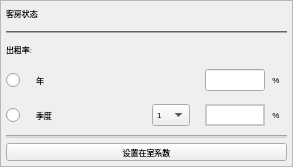
          <widget class="QFrame" name="frame_2">
           <property name="minimumSize">
            <size>
             <width>240</width>
             <height>0</height>
            </size>
           </property>
           <property name="styleSheet">
            <string notr="true"/>
           </property>
           <property name="frameShape">
            <enum>QFrame::StyledPanel</enum>
           </property>
           <property name="frameShadow">
            <enum>QFrame::Raised</enum>
           </property>
           <layout class="QVBoxLayout" name="verticalLayout_2" stretch="4,0,3,3,3,0,3">
            <property name="spacing">
             <number>5</number>
            </property>
            <property name="leftMargin">
             <number>5</number>
            </property>
            <property name="topMargin">
             <number>0</number>
            </property>
            <property name="rightMargin">
             <number>5</number>
            </property>
            <property name="bottomMargin">
             <number>5</number>
            </property>
            <item>
             <widget class="QLabel" name="lab_sec2_title">
              <property name="minimumSize">
               <size>
                <width>0</width>
                <height>22</height>
               </size>
              </property>
              <property name="font">
               <font>
                <pointsize>6</pointsize>
               </font>
              </property>
              <property name="styleSheet">
               <string notr="true"/>
              </property>
              <property name="text">
               <string>&lt;html&gt;&lt;head/&gt;&lt;body&gt;&lt;p&gt;客房状态&lt;/p&gt;&lt;/body&gt;&lt;/html&gt;</string>
              </property>
             </widget>
            </item>
            <item>
             <widget class="Line" name="line_sec2_1">
              <property name="minimumSize">
               <size>
                <width>0</width>
                <height>2</height>
               </size>
              </property>
              <property name="maximumSize">
               <size>
                <width>16777215</width>
                <height>2</height>
               </size>
              </property>
              <property name="styleSheet">
               <string notr="true">background-color: #969696;</string>
              </property>
              <property name="orientation">
               <enum>Qt::Horizontal</enum>
              </property>
             </widget>
            </item>
            <item>
             <widget class="QLabel" name="lab_sec2_rentRate">
              <property name="sizePolicy">
               <sizepolicy hsizetype="Preferred" vsizetype="Preferred">
                <horstretch>0</horstretch>
                <verstretch>0</verstretch>
               </sizepolicy>
              </property>
              <property name="minimumSize">
               <size>
                <width>0</width>
                <height>22</height>
               </size>
              </property>
              <property name="font">
               <font>
                <pointsize>6</pointsize>
               </font>
              </property>
              <property name="text">
               <string>出租率:</string>
              </property>
             </widget>
            </item>
            <item>
             <layout class="QHBoxLayout" name="horizontalLayout_10" stretch="0,4,1,0">
              <property name="spacing">
               <number>0</number>
              </property>
              <item>
               <widget class="QRadioButton" name="radioButton_sec2_year">
                <property name="sizePolicy">
                 <sizepolicy hsizetype="Preferred" vsizetype="Fixed">
                  <horstretch>0</horstretch>
                  <verstretch>0</verstretch>
                 </sizepolicy>
                </property>
                <property name="minimumSize">
                 <size>
                  <width>30</width>
                  <height>30</height>
                 </size>
                </property>
                <property name="font">
                 <font>
                  <pointsize>6</pointsize>
                 </font>
                </property>
                <property name="text">
                 <string/>
                </property>
                <property name="iconSize">
                 <size>
                  <width>22</width>
                  <height>22</height>
                 </size>
                </property>
                <attribute name="buttonGroup">
                 <string notr="true">btng_sec2_rentRateType</string>
                </attribute>
               </widget>
              </item>
              <item>
               <widget class="QLabel" name="lab_sec2_year">
                <property name="sizePolicy">
                 <sizepolicy hsizetype="Expanding" vsizetype="Preferred">
                  <horstretch>0</horstretch>
                  <verstretch>0</verstretch>
                 </sizepolicy>
                </property>
                <property name="minimumSize">
                 <size>
                  <width>0</width>
                  <height>22</height>
                 </size>
                </property>
                <property name="font">
                 <font>
                  <pointsize>6</pointsize>
                 </font>
                </property>
                <property name="text">
                 <string>年</string>
                </property>
                <property name="alignment">
                 <set>Qt::AlignLeading|Qt::AlignLeft|Qt::AlignVCenter</set>
                </property>
               </widget>
              </item>
              <item>
               <widget class="QLineEdit" name="edit_sec2_year">
                <property name="sizePolicy">
                 <sizepolicy hsizetype="Preferred" vsizetype="Fixed">
                  <horstretch>0</horstretch>
                  <verstretch>0</verstretch>
                 </sizepolicy>
                </property>
                <property name="minimumSize">
                 <size>
                  <width>60</width>
                  <height>22</height>
                 </size>
                </property>
                <property name="maximumSize">
                 <size>
                  <width>100</width>
                  <height>16777215</height>
                 </size>
                </property>
                <property name="font">
                 <font>
                  <pointsize>6</pointsize>
                 </font>
                </property>
                <property name="layoutDirection">
                 <enum>Qt::RightToLeft</enum>
                </property>
                <property name="styleSheet">
                 <string notr="true"/>
                </property>
                <property name="text">
                 <string/>
                </property>
               </widget>
              </item>
              <item>
               <widget class="QLabel" name="lab_sec2_percent1">
                <property name="minimumSize">
                 <size>
                  <width>22</width>
                  <height>22</height>
                 </size>
                </property>
                <property name="font">
                 <font>
                  <pointsize>6</pointsize>
                 </font>
                </property>
                <property name="text">
                 <string>&lt;html&gt;&lt;head/&gt;&lt;body&gt;&lt;p align=&quot;center&quot;&gt;%&lt;/p&gt;&lt;/body&gt;&lt;/html&gt;</string>
                </property>
               </widget>
              </item>
             </layout>
            </item>
            <item>
             <layout class="QHBoxLayout" name="horizontalLayout_11" stretch="0,3,1,0,1,0">
              <property name="spacing">
               <number>0</number>
              </property>
              <item>
               <widget class="QRadioButton" name="radioButton_sec2_quarter">
                <property name="sizePolicy">
                 <sizepolicy hsizetype="Preferred" vsizetype="Fixed">
                  <horstretch>0</horstretch>
                  <verstretch>0</verstretch>
                 </sizepolicy>
                </property>
                <property name="minimumSize">
                 <size>
                  <width>30</width>
                  <height>30</height>
                 </size>
                </property>
                <property name="font">
                 <font>
                  <pointsize>6</pointsize>
                 </font>
                </property>
                <property name="text">
                 <string/>
                </property>
                <property name="iconSize">
                 <size>
                  <width>22</width>
                  <height>22</height>
                 </size>
                </property>
                <attribute name="buttonGroup">
                 <string notr="true">btng_sec2_rentRateType</string>
                </attribute>
               </widget>
              </item>
              <item>
               <widget class="QLabel" name="lab_sec2_quarter">
                <property name="minimumSize">
                 <size>
                  <width>100</width>
                  <height>30</height>
                 </size>
                </property>
                <property name="font">
                 <font>
                  <pointsize>6</pointsize>
                 </font>
                </property>
                <property name="text">
                 <string>季度</string>
                </property>
                <property name="alignment">
                 <set>Qt::AlignLeading|Qt::AlignLeft|Qt::AlignVCenter</set>
                </property>
                <property name="wordWrap">
                 <bool>true</bool>
                </property>
               </widget>
              </item>
              <item>
               <widget class="QComboBox" name="comboBox_sec2_quarter">
                <property name="minimumSize">
                 <size>
                  <width>38</width>
                  <height>22</height>
                 </size>
                </property>
                <property name="maximumSize">
                 <size>
                  <width>50</width>
                  <height>16777215</height>
                 </size>
                </property>
                <property name="font">
                 <font>
                  <pointsize>6</pointsize>
                 </font>
                </property>
                <property name="styleSheet">
                 <string notr="true"/>
                </property>
                <property name="iconSize">
                 <size>
                  <width>22</width>
                  <height>22</height>
                 </size>
                </property>
                <item>
                 <property name="text">
                  <string>1</string>
                 </property>
                </item>
                <item>
                 <property name="text">
                  <string>2</string>
                 </property>
                </item>
                <item>
                 <property name="text">
                  <string>3</string>
                 </property>
                </item>
                <item>
                 <property name="text">
                  <string>4</string>
                 </property>
                </item>
               </widget>
              </item>
              <item>
               <spacer name="horizontalSpacer_8">
                <property name="orientation">
                 <enum>Qt::Horizontal</enum>
                </property>
                <property name="sizeType">
                 <enum>QSizePolicy::Fixed</enum>
                </property>
                <property name="sizeHint" stdset="0">
                 <size>
                  <width>15</width>
                  <height>20</height>
                 </size>
                </property>
               </spacer>
              </item>
              <item>
               <widget class="QLineEdit" name="edit_sec2_quarter">
                <property name="sizePolicy">
                 <sizepolicy hsizetype="Preferred" vsizetype="Fixed">
                  <horstretch>0</horstretch>
                  <verstretch>0</verstretch>
                 </sizepolicy>
                </property>
                <property name="minimumSize">
                 <size>
                  <width>60</width>
                  <height>22</height>
                 </size>
                </property>
                <property name="maximumSize">
                 <size>
                  <width>100</width>
                  <height>16777215</height>
                 </size>
                </property>
                <property name="font">
                 <font>
                  <pointsize>6</pointsize>
                 </font>
                </property>
                <property name="layoutDirection">
                 <enum>Qt::RightToLeft</enum>
                </property>
                <property name="styleSheet">
                 <string notr="true">border: 2px solid rgb(202, 202, 202);
border-radius: 0;
background-color: rgb(255, 255, 255);</string>
                </property>
                <property name="text">
                 <string/>
                </property>
               </widget>
              </item>
              <item>
               <widget class="QLabel" name="lab_sec2_percent2">
                <property name="minimumSize">
                 <size>
                  <width>22</width>
                  <height>22</height>
                 </size>
                </property>
                <property name="font">
                 <font>
                  <pointsize>6</pointsize>
                 </font>
                </property>
                <property name="text">
                 <string>&lt;html&gt;&lt;head/&gt;&lt;body&gt;&lt;p align=&quot;center&quot;&gt;%&lt;/p&gt;&lt;/body&gt;&lt;/html&gt;</string>
                </property>
               </widget>
              </item>
             </layout>
            </item>
            <item>
             <widget class="Line" name="line_sec2_2">
              <property name="minimumSize">
               <size>
                <width>0</width>
                <height>3</height>
               </size>
              </property>
              <property name="maximumSize">
               <size>
                <width>16777215</width>
                <height>3</height>
               </size>
              </property>
              <property name="styleSheet">
               <string notr="true">background-color: rgba(195, 195, 195, 150);</string>
              </property>
              <property name="orientation">
               <enum>Qt::Horizontal</enum>
              </property>
             </widget>
            </item>
            <item>
             <widget class="QPushButton" name="btn_sec2_inroomrate">
              <property name="minimumSize">
               <size>
                <width>0</width>
                <height>10</height>
               </size>
              </property>
              <property name="maximumSize">
               <size>
                <width>16777215</width>
                <height>50</height>
               </size>
              </property>
              <property name="font">
               <font>
                <pointsize>6</pointsize>
               </font>
              </property>
              <property name="styleSheet">
               <string notr="true"/>
              </property>
              <property name="text">
               <string>设置在室系数</string>
              </property>
             </widget>
            </item>
           </layout>
          </widget>
